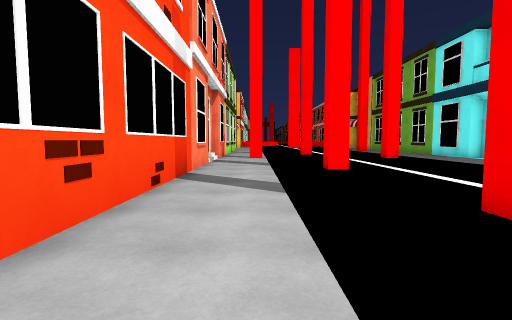
view 1 (above)

20 first-person views from a walk through a 3-D level made in the Unity game engine. The camera is 1.4 m above the floor, tilts 4° down and sees 85° across. The floor is counted in squares, 2 m on a side. Each view is taken from the middle of a square. On the plan, view 1 faces up. The plan holds only what a view shows up to about 9 squares ahead; the rest is blank. The place goes on beyond the plan. The player is left out. Surface patterns are stand-ins for the level's own textures.

view 2
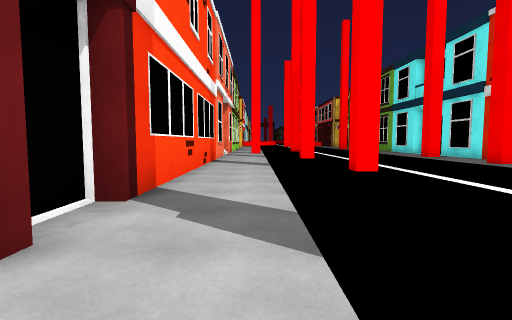

view 3
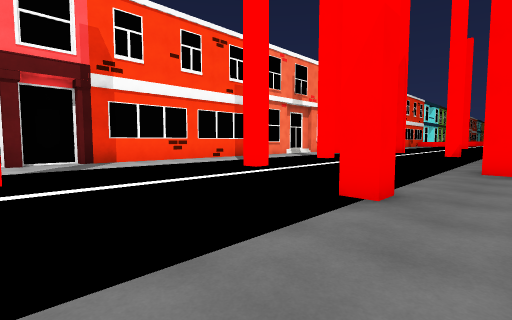

view 4
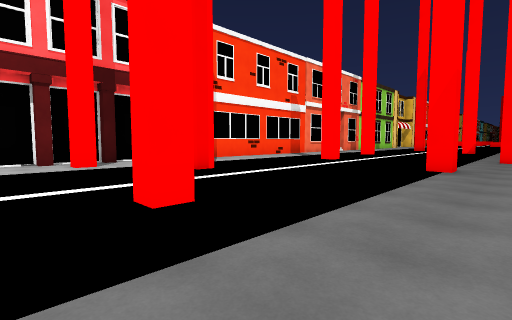

view 5
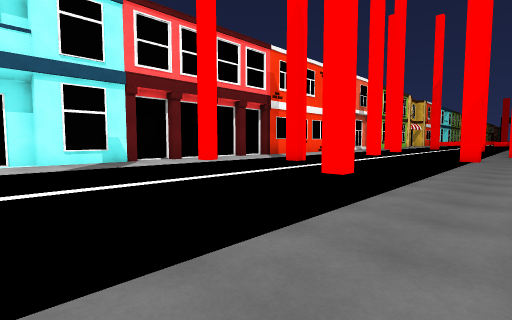

view 6
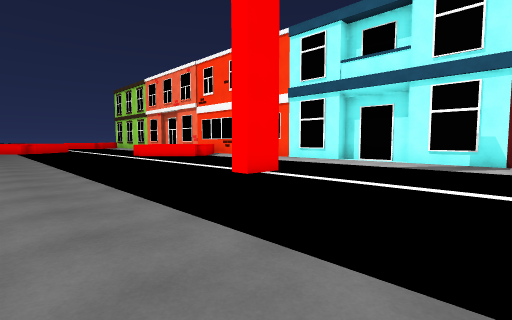

view 7
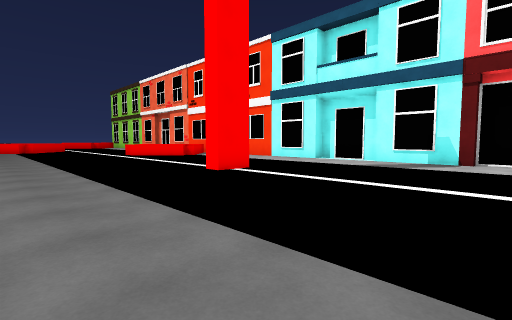

view 8
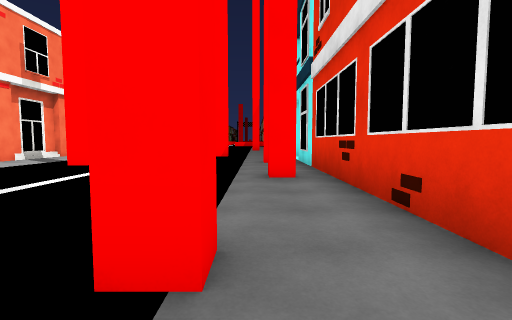

view 9
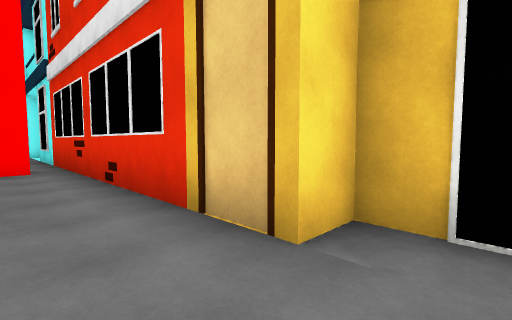

view 10
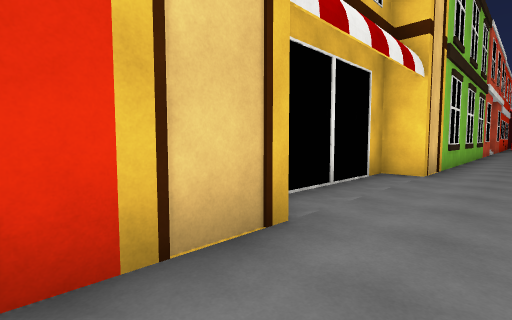

view 11
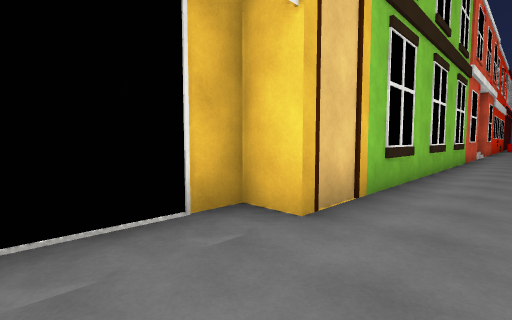

view 12
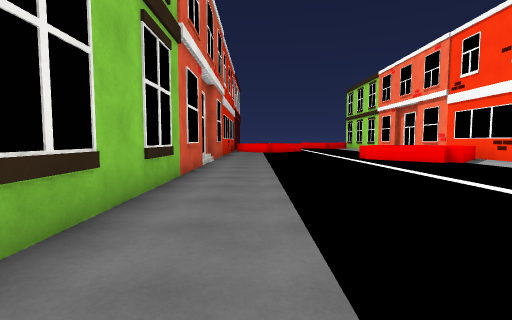

view 13
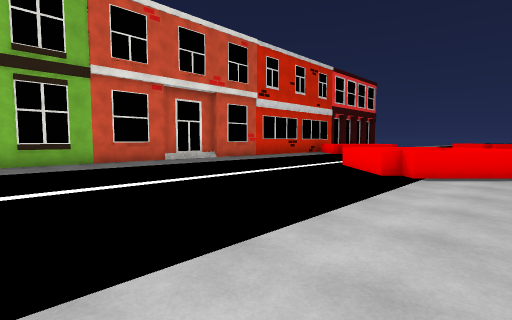

view 14
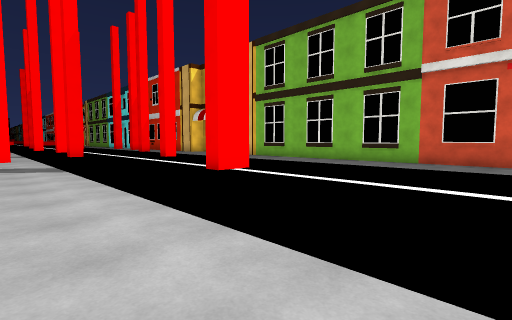

view 15
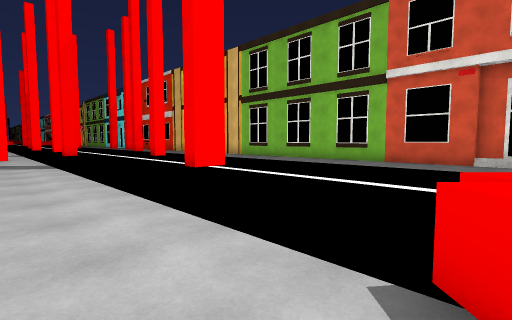

view 16
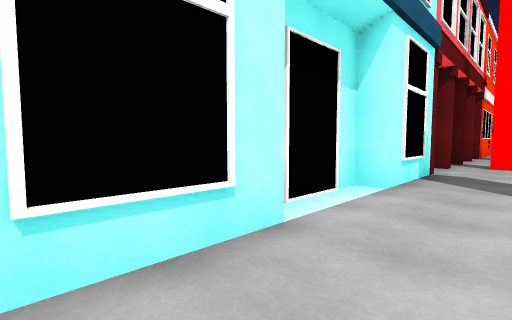

view 17
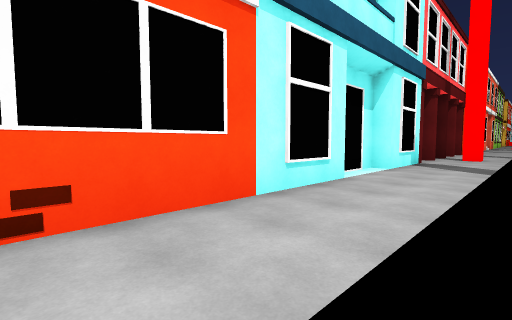

view 18
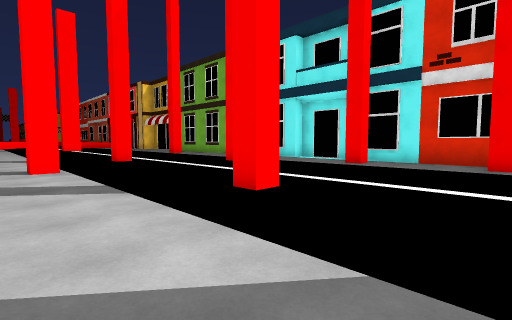

view 19
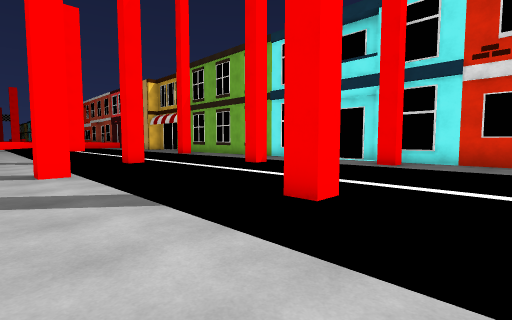

view 20
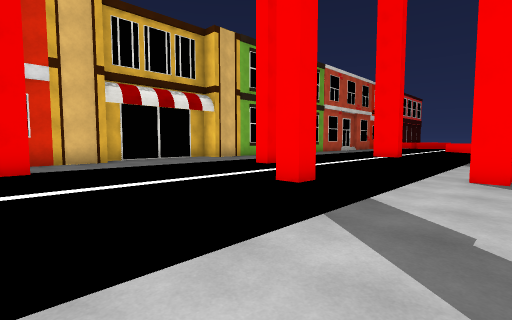

### Floor plan
Points are (right, up) in squares from view 1. A wall is a line through its corners. A room is listed if a view was taken in it or the views show most of it. See-through windows are left out.
Room 1 (views 1, 2, 3, 4, 5, 6, 7, 8, 9, 10, 11, 12, 13, 14, 15, 16, 17, 18, 19, 20)
walls: (6.8, 0.9) (6.8, 0.3) (6.2, 0.3) (6.2, 0.8); (2.8, 2.8) (2.8, 2.3) (2.3, 2.3) (2.3, 2.8); (1.8, -3.2) (1.8, -2.8) (2.3, -2.8) (2.3, -3.2); (4.8, -5.3) (5.3, -5.3) (5.3, -5.7) (4.8, -5.7); (7.9, 4.3) (7.3, 4.3) (7.3, 4.8); (-1.5, -3.8) (-1.5, -4.2); (2.4, 6.7) (1.8, 6.7) (1.8, 7.2); (-1.5, -5.4) (-1.5, -5.7); (7.9, 7.7) (7.3, 7.7) (7.3, 8.2); (-1.5, -7.2) (-1.5, -9.8); (-1.5, 8.9) (-1.5, -0.8); (4, -11.2) (4, -11.8) (3, -11.8) (3, -11.2) (4, -11.2); (-2, -9.8) (-2, -11.6); (0.4, 11.2) (-0.2, 11.2) (-0.2, 11.8); (-1.5, -12.1) (-1.5, -17); (2.9, 13.7) (2.3, 13.7) (2.3, 14.2); (8.5, -17.6) (8.5, -6.1) (9.3, -6.1) (9.3, -1.9) (8.5, -1.9) (8.5, 8.2); (8.8, -17.6) (8.8, -16.8)
low walls: (0, -18.3) (0.6, -17.7) (0.8, -18) (1.1, -17.7) (1.9, -18.5)

Positions as (right, up) in squares from view 1, and headings:
1: (0, 0), facing up
2: (0, -4), facing up
3: (8, -3), facing up-left
4: (8, -7), facing up-left
5: (8, -11), facing up-left
6: (8, -7), facing down-left
7: (8, -6), facing down-left
8: (7, -1), facing up
9: (7, -3), facing up-right
10: (7, 0), facing down-right
11: (7, -4), facing down-right
12: (7, -9), facing down
13: (-1, -12), facing down-right
14: (-1, -17), facing up-right
15: (-1, -18), facing up-right
16: (0, -14), facing up-left
17: (1, -17), facing up-left
18: (-1, 4), facing up-right
19: (-1, 5), facing up-right
20: (-1, 1), facing down-right
